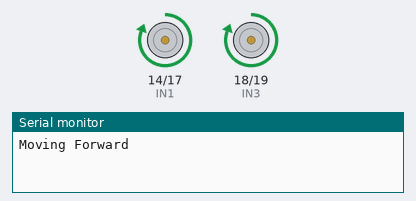
The sketch below on a simulated Arduino Uno, built with avr-gcc and run on an emulated ATmega328P. Parts: motor-driver pin pairs drawn as motors (green arrow = first pin HIGH = forward, orange = second pin HIGH = backward, longer = more drive, scaled by the enable pin), the last lines printed to the serial monitor.

Above: at 1.5 s.
At 3.5 s:
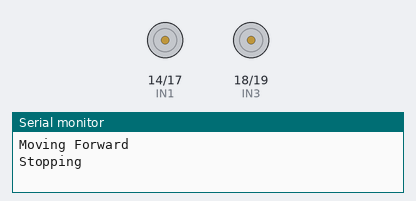
At 5.5 s:
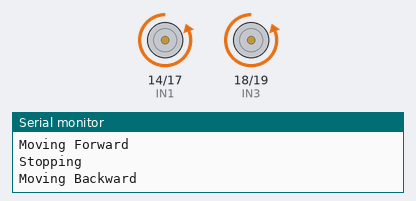
Timing chart, 0 to 10.4 s (numbered marks = the images above):
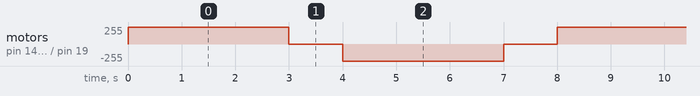

The sketch:

motortest.ino
```cpp
#define IN1 14
#define IN2 17
#define IN3 18
#define IN4 19
#define ENA 13
#define ENB 12

void setup() {
  Serial.begin(115200);

  pinMode(IN1, OUTPUT);
  pinMode(IN2, OUTPUT);
  pinMode(IN3, OUTPUT);
  pinMode(IN4, OUTPUT);
  pinMode(ENA, OUTPUT);
  pinMode(ENB, OUTPUT);
}

void loop() {
  Serial.println("Moving Forward");
  digitalWrite(IN1, HIGH);
  digitalWrite(IN2, LOW);
  digitalWrite(IN3, HIGH);
  digitalWrite(IN4, LOW);
  analogWrite(ENA, 200);  // Speed: 0-255
  analogWrite(ENB, 200);
  delay(3000);

  Serial.println("Stopping");
  digitalWrite(IN1, LOW);
  digitalWrite(IN2, LOW);
  digitalWrite(IN3, LOW);
  digitalWrite(IN4, LOW);
  analogWrite(ENA, 0);
  analogWrite(ENB, 0);
  delay(1000);

  Serial.println("Moving Backward");
  digitalWrite(IN1, LOW);
  digitalWrite(IN2, HIGH);
  digitalWrite(IN3, LOW);
  digitalWrite(IN4, HIGH);
  analogWrite(ENA, 200);
  analogWrite(ENB, 200);
  delay(3000);

  Serial.println("Stopping");
  digitalWrite(IN1, LOW);
  digitalWrite(IN2, LOW);
  digitalWrite(IN3, LOW);
  digitalWrite(IN4, LOW);
  analogWrite(ENA, 0);
  analogWrite(ENB, 0);
  delay(1000);
}
```

Measured:
- by itself, motor on pin 14 (IN1) / pin 17 (IN2), motor on pin 18 (IN3) / pin 19 (IN4): repeats every 8.0 s: stopped 1.0 s, backward 255/255 3.0 s, stopped 1.0 s, forward 255/255 3.0 s
